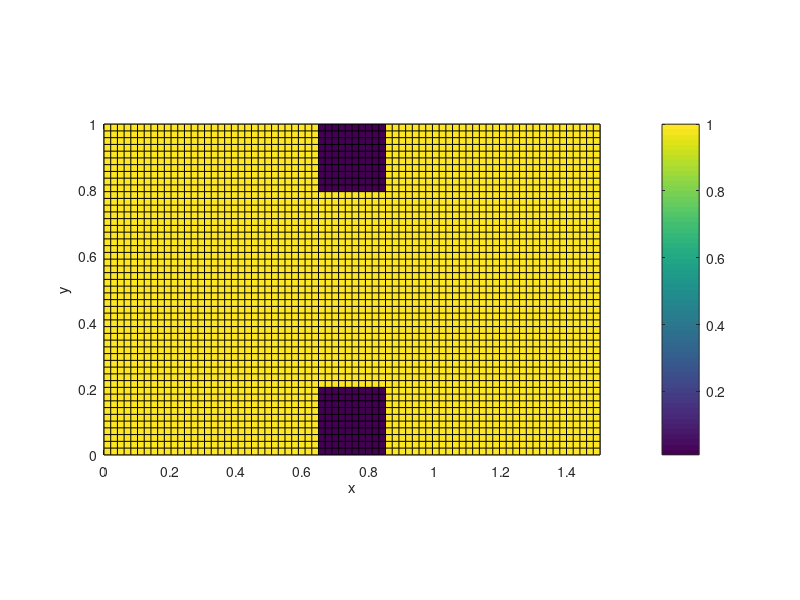

Write MATLAB code to recreate this figure. (Note: this script raises an error after producing the figure.)
set(0,'DefaultFigureWindowStyle','docked')

ny = 50;
nx = 1.5*ny;
G = zeros(nx*ny);
F = zeros(nx*ny,1);
F(1:ny) = 1;
% F((nx-1)*ny+1:nx*ny) = 1;

ds = 1/ny; % node separation, assumed dx = dy = ds
B = 1 / (ds^2); % coefficient for bulk nodes

% Conductivity Map
cMap = ones(ny,nx);
wb = 0.2;
lb = 0.2;
nby = floor(ny*(wb/1));
nbx1 = ceil(nx*((1.5 - lb)/3));
nbx2 = floor(nx*((1.5 + lb)/3));
cMap([1:nby],[nbx1:nbx2]) = 1e-2;
cMap([ny-nby:ny],[nbx1:nbx2]) = 1e-2;

%Build gradient matrix
for x = 1 : nx
  for y = 1 : ny
    n = (x-1)*ny + y;
    if x == 1
      % left edge
      G(n,n) = 1; % fixed BC
    elseif x == nx
      % right edge
      G(n,n) = 1; % fixed BC
    elseif y == 1
%       % bottom edge
%       G(n,n) = 1; % fixed BC
      % free BC (dV/dy = 0)
      G(n, n) = 1;
      G(n, n+1) = -1; 
    elseif y == ny
%       % top edge
%       G(n,n) = 1; % fixed BC
      % free BC (dV/dy = 0)
      G(n, n) = 1;
      G(n, n-1) = -1;
    else
      % bulk node
      cxm = (cMap(y,x) + cMap(y,x-1))/2;
      cxp = (cMap(y,x) + cMap(y,x+1))/2;
      cym = (cMap(y,x) + cMap(y-1,x))/2;
      cyp = (cMap(y,x) + cMap(y+1,x))/2;
      G(n,n) = -(cxm + cxp + cym + cyp);
      G(n,n-1) = cym;
      G(n,n+1) = cyp;
      G(n,n-ny) = cxm;
      G(n,n+ny) = cxp;
    end
  end
end

V = G\F;
% x and y values for plot axes
x = linspace(0, 1.5, nx);
y = linspace(0, 1, ny);

V_map = reshape(V,[ny,nx]);
[Ex,Ey] = gradient(V_map,ds);
Ex = -1.*Ex;
Ey = -1.*Ey;
Jx = cMap.*Ex;
Jy = cMap.*Ey;
% Plot Conductivity
figure(1)
pcolor(x,y,cMap);
xlabel('x');
ylabel('y');
xlim([0 1.5]);
ylim([0 1]);
colorbar
pbaspect([1.5 1 1]);
titlestring = strcat('Conductivity (W_b = ',string(wb),', L_b = ',string(lb),')');
title(titlestring);
% Plot Potential
figure(2)
surf(x,y,V_map);
pbaspect([1.5 1 1])
view([1 -2 1])
titlestring = strcat('Potential (W_b = ',string(wb),', L_b = ',string(lb),')');
title(titlestring)
% Plot Electric Fields
figure(3)
quiver(x,y,Ex,Ey, 3);
xlabel('x');
ylabel('y');
xlim([0 1.5]);
ylim([0 1]);
pbaspect([1.5 1 1]);
titlestring = strcat('Electric Field (W_b = ',string(wb),', L_b = ',string(lb),')');
title(titlestring);
% Plot Current Density
figure(4)
quiver(x,y,Jx,Jy, 3);
pbaspect([1.5 1 1])
xlabel('x');
ylabel('y');
xlim([0 1.5]);
ylim([0 1]);
pbaspect([1.5 1 1]);
titlestring = strcat('Current Density (W_b = ',string(wb),', L_b = ',string(lb),')');
title(titlestring);